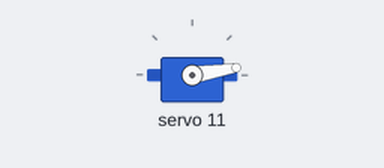
Simulated run of this sketch. Board: Arduino Uno, built with avr-gcc and run on an emulated ATmega328P. Shown: servo.

Above: at 0.05 s.
At 1.05 s:
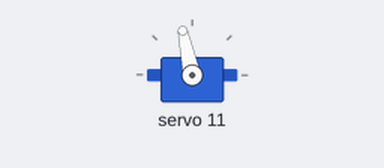
At 2.1 s:
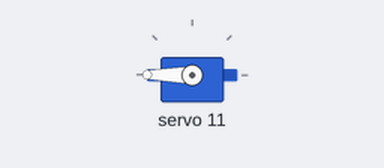
At 4.2 s:
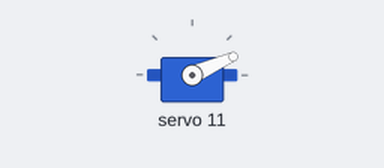
Timing chart, 0 to 6.4 s (numbered marks = the images above):
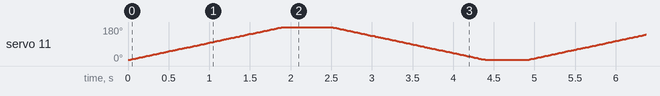

The sketch:

drive_a_servo-angle.ino
```cpp
#include <Wire.h>                       //IIC通讯头文件
#include <Adafruit_PWMServoDriver.h> //16路舵机控制板头文件
//以这种方式调用，它使用默认地址0x40。
Adafruit_PWMServoDriver pwm=Adafruit_PWMServoDriver();

#define SERVOMIN  150//这是“最小”高电平占空比计数（在4096中）
#define SERVOMAX  600//这是“最大”高电平占空比计数（在4096中）
//该函数用于将角度数据映射成PWM高电平占空比数据
int S2P(int angle){
  float p=0.0;
  p=2.5*angle+150;
  return int(p);
}

void setup() {
   pwm.begin();  //初始化pca9685模块
   pwm.setPWMFreq(60);  //设置频率60Hz
}
void loop() {
  for(int i=0;i<=180;i++)//从0°-180°
  {
    pwm.setPWM(11,0,S2P(i));//关节2（尾巴）舵机接在11号PWM口
    delay(10);//舵机旋转需要时间,如果太快更新角度,舵机来不及反应
  }
  delay(500);
  for(int i=180;i>=0;i--)//从180°-0°
  {
    pwm.setPWM(11,0,S2P(i));
    delay(10);
  }
  delay(500);
}
```
